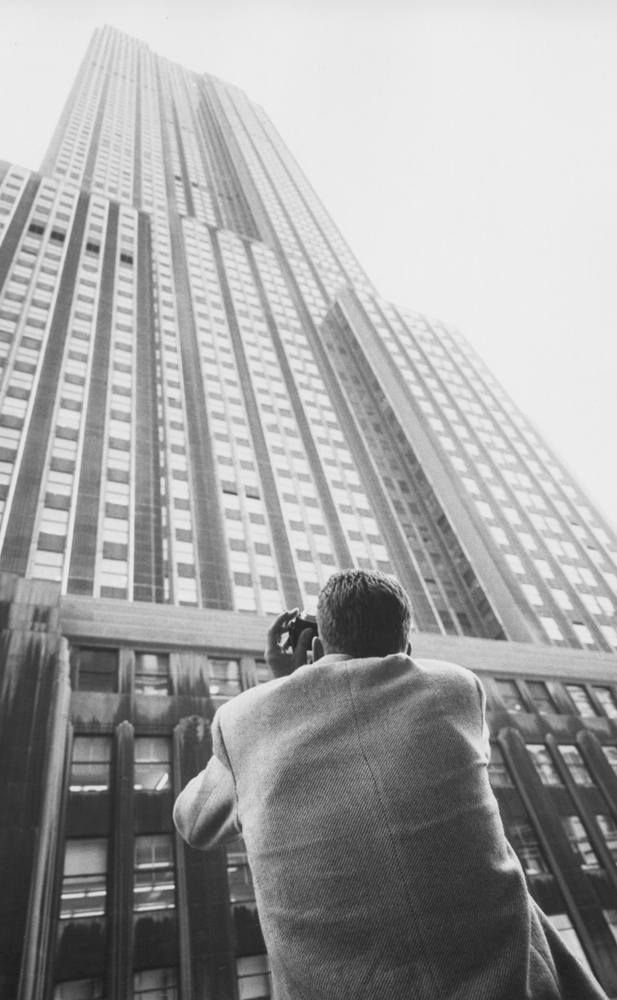
#> input picture library-of-congress-t5fqtwIn9HQ-unsplash.jpg, 617 x 1000 px, shrunk from 4936 x 8000 before the run, found by its file name
$ python Simple_Gaussian_test.py
#> lines starting #> are read from the running program, lines starting #| are printed output that depends on the picture; after the words box and inside, x2 and y2 are one past the last pixel; in counts of white or black regions, pixels touching at a corner belong together
import cv2
import numpy as np
import matplotlib.pyplot as plt
from scipy.ndimage import gaussian_filter

# Load the image
image = cv2.imread('/Users/meltemballan/Documents/Image_Processing/CH4_Ballan/library-of-congress-t5fqtwIn9HQ-unsplash.jpg', cv2.IMREAD_GRAYSCALE)
#> image is the input picture: shape (1000, 617); min 28, max 240, mean 162.8

# Normalize the image
image = cv2.normalize(image, None, alpha=0, beta=255, norm_type=cv2.NORM_MINMAX)
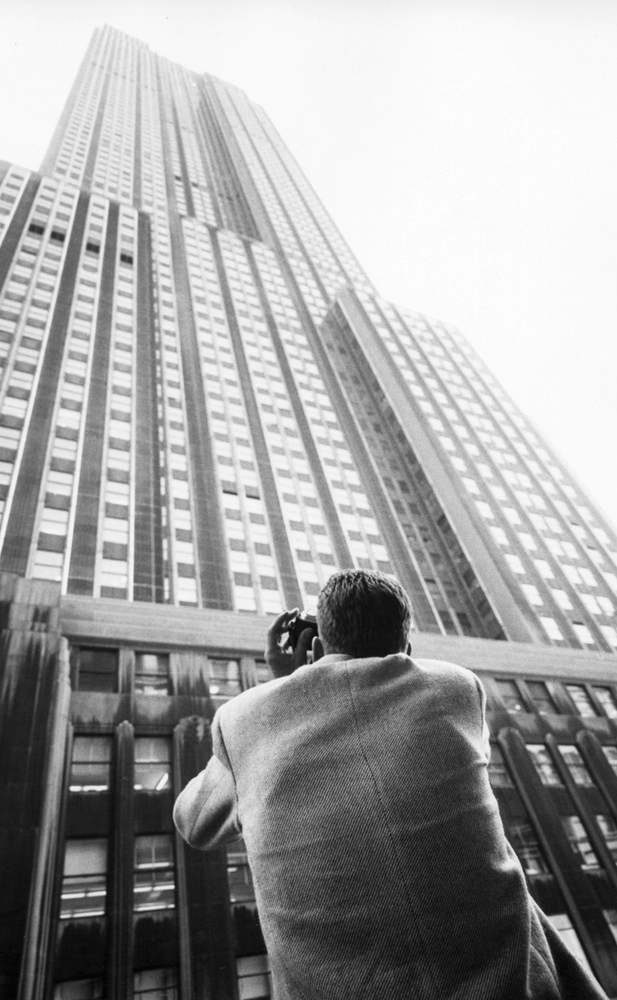
#> image: shape (1000, 617); min 0, max 255, mean 162.1

# Apply Gaussian blur
blurred = cv2.GaussianBlur(image, (5, 5), 0)

# Apply Gaussian thresholding
_, thresholded = cv2.threshold(blurred, 0, 255, cv2.THRESH_BINARY + cv2.THRESH_OTSU)
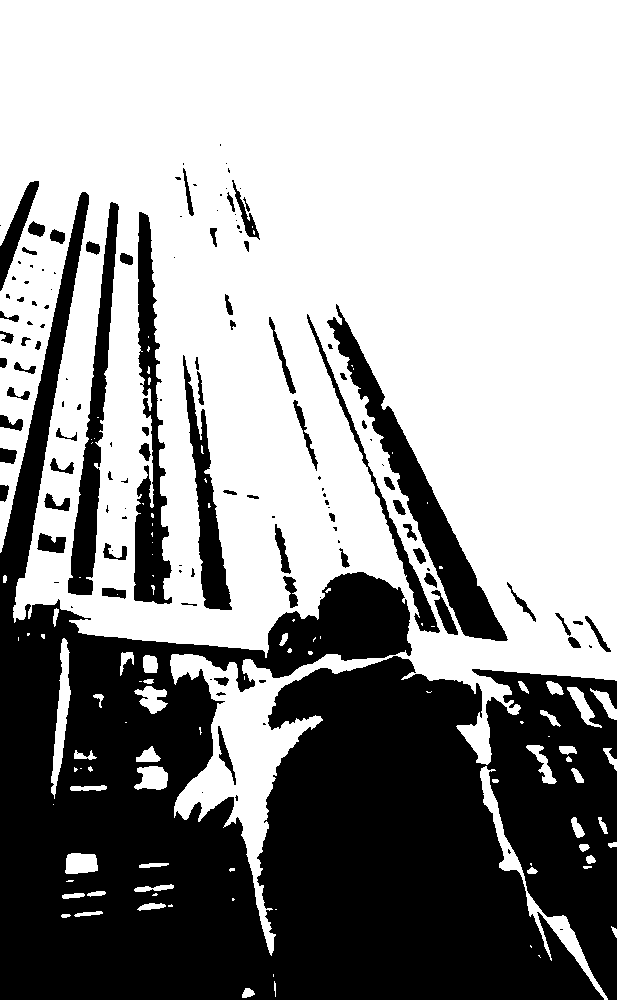
#> thresholded: shape (1000, 617); 60.8% white; 132 black regions (64 under 20 px), largest, box (x1, y1, x2, y2) and area: (0, 192, 617, 1000) 203745, (327, 304, 508, 641) 9478, (134, 212, 172, 604) 6773

# Display the original image
plt.figure(figsize=(10, 5))

plt.subplot(1, 2, 1)
plt.imshow(image, cmap='gray')
plt.title('Original Image')

# Display the filtered image
plt.subplot(1, 2, 2)
plt.imshow(thresholded, cmap='gray')
plt.title('Filtered Image')

plt.show()
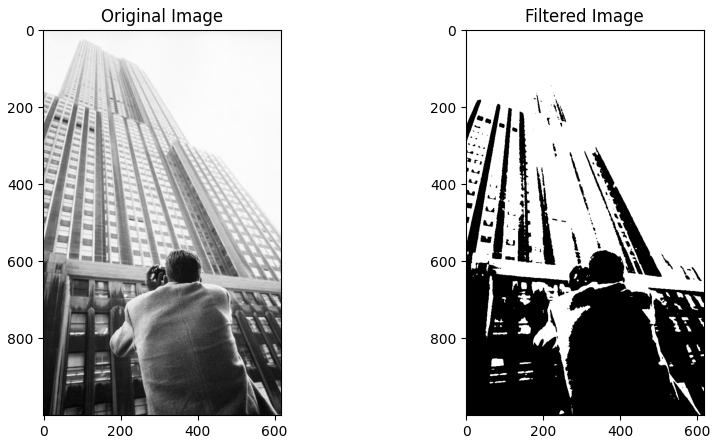
#> figure drawn by matplotlib, 2 panels

$ run again, with bundo-kim-S-TcfjrYVKo-unsplash.jpg copied over library-of-congress-t5fqtwIn9HQ-unsplash.jpg
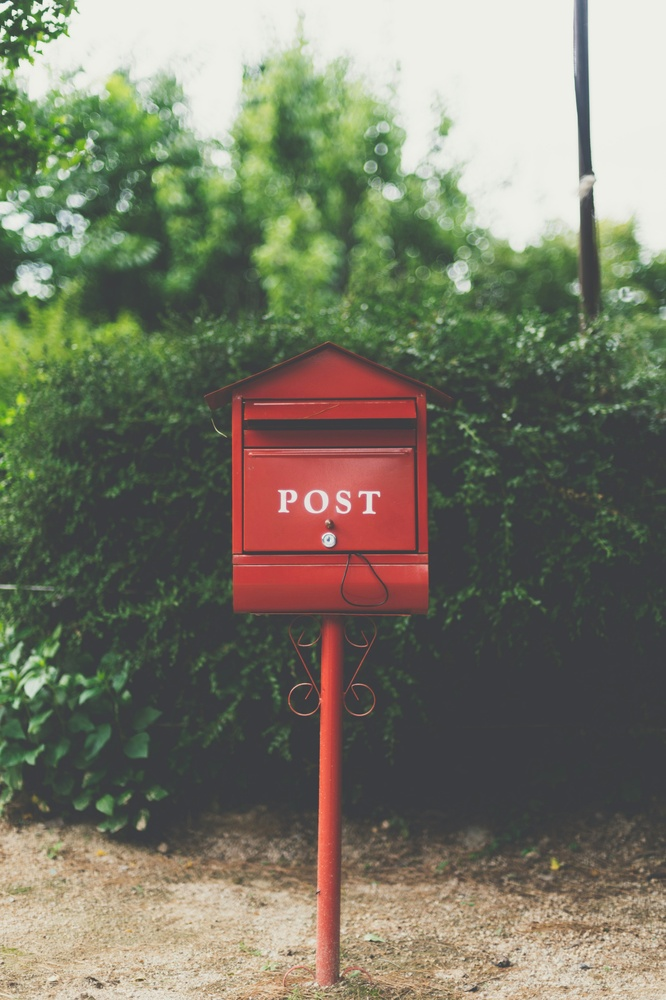
#> input picture bundo-kim-S-TcfjrYVKo-unsplash.jpg, 666 x 1000 px, shrunk from 3219 x 4836 before the run, found by its file name
#> `_, thresholded = cv2.threshold(blurred, 0, 255, cv2.THRESH_BINARY + cv..`:
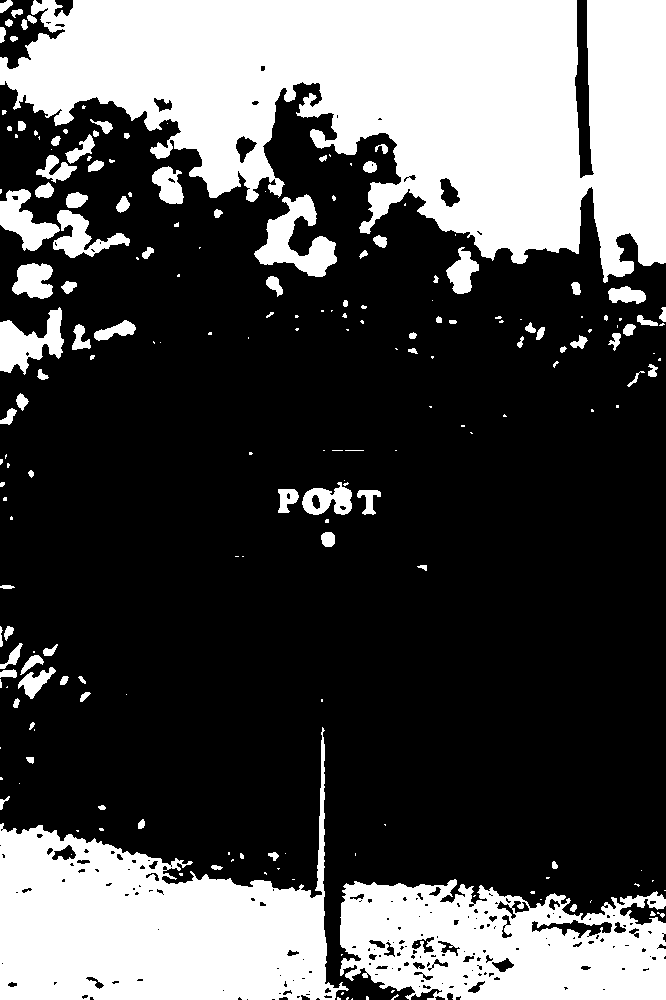
#> thresholded: shape (1000, 666); 31.4% white; 204 white regions (110 under 20 px), largest, box (x1, y1, x2, y2) and area: (0, 0, 666, 283) 113112, (0, 727, 349, 1000) 45013, (340, 879, 666, 1000) 29030
#> `plt.show()`:
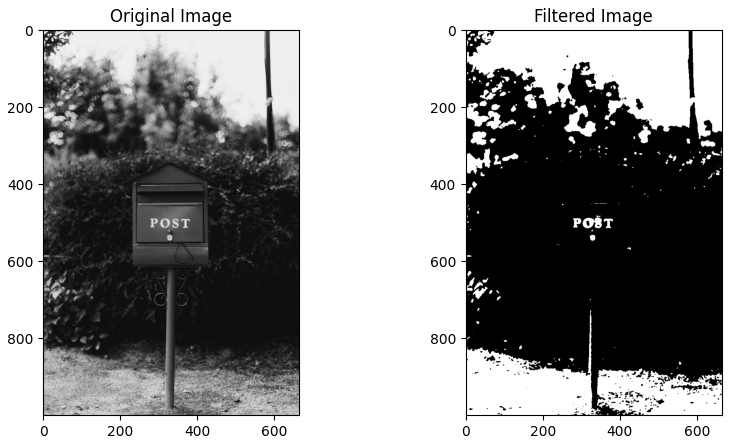
#> figure drawn by matplotlib, 2 panels
